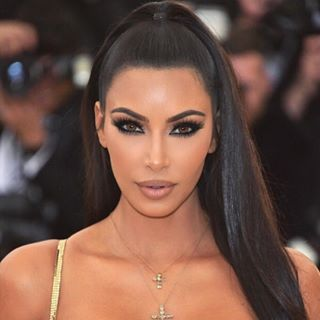
#> input picture face1.jpg, 320 x 320 px
$ python frames.py   (Python 2 division)
#> lines starting #> are read from the running program, lines starting #| are printed output that depends on the picture
### insta_get.py
import os
import random


names = [
"cristiano",
"rianagrande",
"selenagomez",
"kimkardashian",
"therock",
"kyliejenner",
"beyonce",
"taylorswift",
"leomessi",
"neymarjr",
"kendalljenner",
"justinbieber",
"natgeo",
"nickiminaj",
"khloekardashian",
"jlo",
"mileycyrus",
"katyperry",
"kourtneykardash",
"kevinhart4real",
"ddlovato",
"realmadrid",
"badgalriri",
]


# Function to rename multiple files
# [22 lines left out: functions rename, prep_insta_dump, scrape, not called in this run]


def check_clean_insta_dump():
	# remove non jpg files in insta_dump and rename by number
    insta_dump_clean = [ f for f in os.listdir("insta_dump") if f.endswith(".mp4") ]
    for f in insta_dump_clean:
        os.remove(os.path.join("insta_dump", f))
    #rename()

### frames.py
import cv2
import sys
import os
import numpy as np
from insta_get import scrape,prep_insta_dump,check_clean_insta_dump
from PIL import Image, ImageSequence,ImageDraw
import random


import sys, select
sleep = 60 # in min
loop = False
x = 0
y = 0
w=0
h=0

number_frames = 3


# Get user supplied values
face_cascade = cv2.CascadeClassifier('/usr/local/Cellar/opencv/2.4.13/share/OpenCV/haarcascades/haarcascade_frontalface_default.xml')
image = cv2.imread("face1.jpg")
#> image is the input picture: shape (320, 320, 3); mean B, G, R 71.3, 83.2, 114.3
# Read the image
gray = cv2.cvtColor(image, cv2.COLOR_BGR2GRAY)
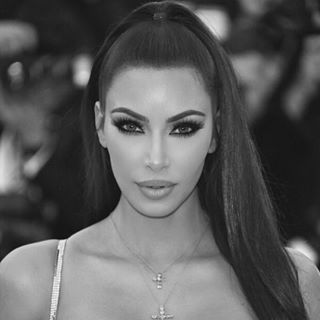
#> gray: shape (320, 320); min 7, max 248, mean 91.2
#Get width and height
height, width = image.shape[:2]
#> height = 320; width = 320

# [77 lines left out: functions clean_up_dir, get_images, make_face, not called in this run]


def start_y_or_n():
    print "++++++++++++++++++++++++++++++++++++++++++"
    start = raw_input('Start auto gifs y/n ?: ')
#> the answer given: y
    print "++++++++++++++++++++++++++++++++++++++++++"

    if start == "y":
        loop = True
    while loop == True:

        #clean_up_dir()
        #prep_insta_dump()

        check_clean_insta_dump()
        # [5 lines of commented-out code are left out]


        random_time = random.randint(1 ,60) * sleep
        i, o, e = select.select( [sys.stdin], [], [], random_time )
        if (i):
            print "++++++++++++++++++++++++++++++++++++++++++"
            print "Goodbye"
            print "++++++++++++++++++++++++++++++++++++++++++"
            loop = False
        else:
            print "++++++++++++++++++++++++++++++++++++++++++"
            print "Making more art"
            print "++++++++++++++++++++++++++++++++++++++++++"

# [22 lines left out: function gif_make, not called in this run]


#> (the run stopped early here; a loop or call above may not have finished)

$ run again, with test.jpg copied over face1.jpg
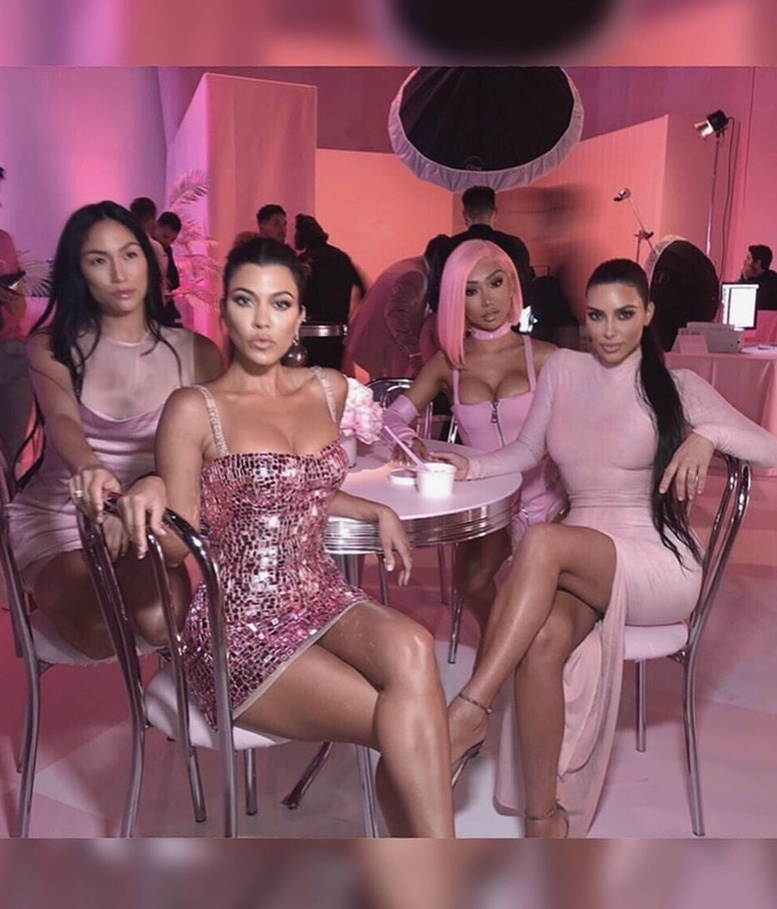
#> input picture test.jpg, 777 x 909 px, shrunk from 935 x 1094 before the run
#> image is the input picture: shape (909, 777, 3); mean B, G, R 101.9, 88.3, 138.9
#> `gray = cv2.cvtColor(image, cv2.COLOR_BGR2GRAY)`:
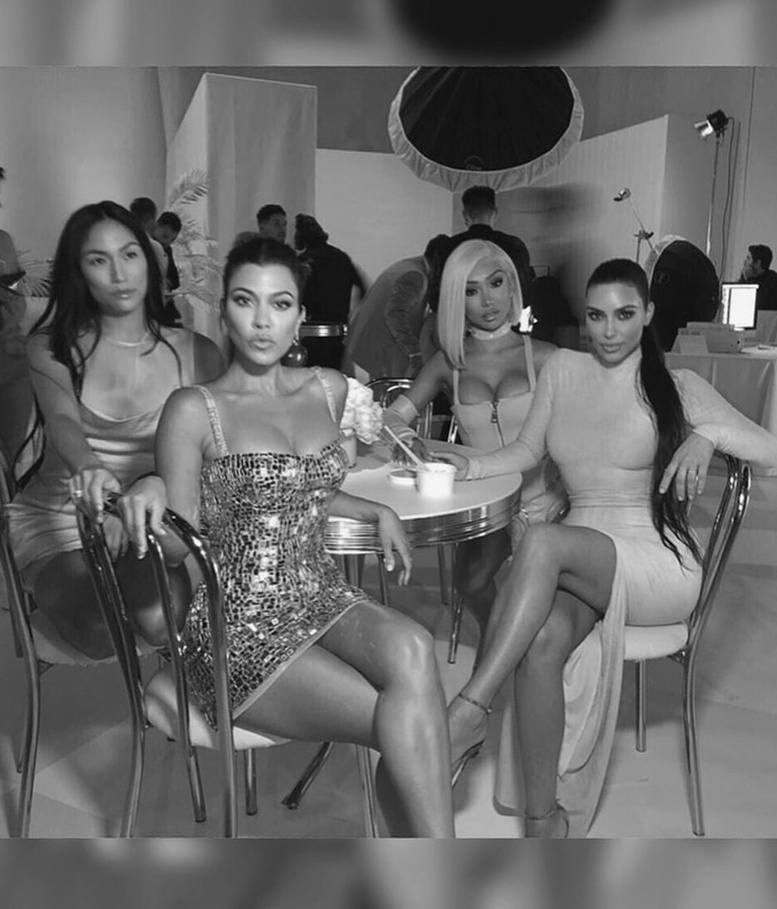
#> gray: shape (909, 777); min 1, max 254, mean 104.9
